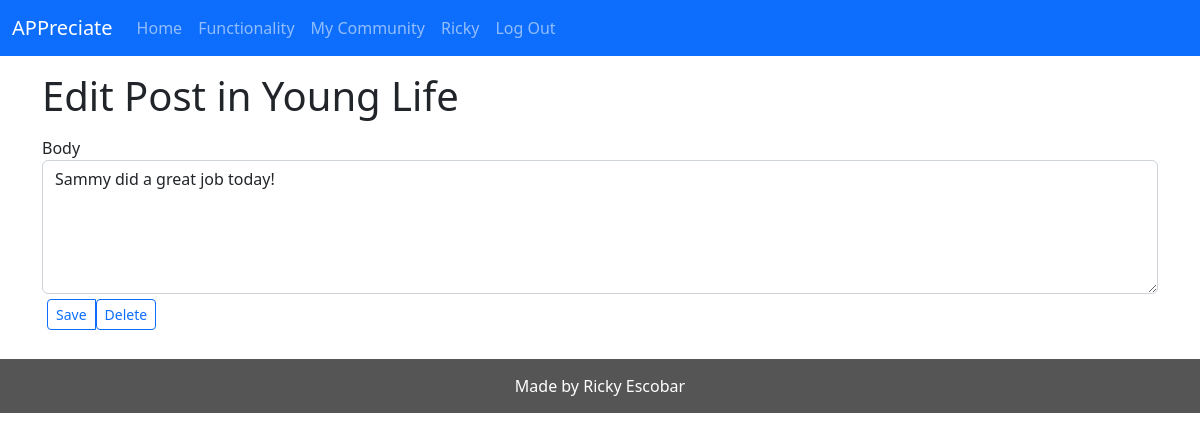
/6/update (signed in), run on the app's committed database.
### tables this page shows
CREATE TABLE user (
  id INTEGER PRIMARY KEY AUTOINCREMENT,
  username TEXT UNIQUE NOT NULL,
  password TEXT NOT NULL
);

CREATE TABLE post (
  id INTEGER PRIMARY KEY AUTOINCREMENT,
  author_id INTEGER NOT NULL,
  created TIMESTAMP NOT NULL DEFAULT CURRENT_TIMESTAMP,
  body TEXT NOT NULL,
  community_name TEXT NOT NULL,
  FOREIGN KEY (author_id) REFERENCES user (id),
  FOREIGN KEY (community_name) REFERENCES community (name)
);

### website/views.py (the view, shortened to what this page needs)
@views.route('/<int:id>/update', methods=('GET','POST'))
@login_required
def update(id):
    post = get_post(id)
    return render_template('views/update.html', post=post)

### website/auth.py (called while the page is built)
@auth.before_app_request
def load_logged_in_user():
    user_id = session.get('user_id')
    if user_id is None:
        g.user = None
    else:
        g.user = get_db().execute(
            'SELECT * FROM user WHERE id = ?', (user_id,)
        ).fetchone()

def login_required(view):
    @functools.wraps(view)
    def wrapped_view(**kwargs):
        if g.user is None:
            return redirect(url_for('auth.login'))
        return view(**kwargs)
    return wrapped_view

### website/db.py (called while the page is built)
def get_db():
    if 'db' not in g:
        g.db = sqlite3.connect(
            current_app.config['DATABASE'],
            detect_types=sqlite3.PARSE_DECLTYPES
        )
        g.db.row_factory = sqlite3.Row
    return g.db

### website/views.py (called while the page is built)
@views.after_request
def after_request(response):
    response.headers["Cache-Control"] = "no-cache, no-store, must-revalidate"
    response.headers["Expires"] = 0
    response.headers["Pragma"] = "no-cache"
    return response

def get_post(id, check_author=True):
    post = get_db().execute(
        'SELECT p.id, body, created, author_id, community_name, username'
        ' FROM post p JOIN user u ON p.author_id = u.id'
        ' WHERE p.id = ?',
        (id,)
    ).fetchone()
    if post is None:
        abort(404, f"Post id {id} doesn't exist.")
    if check_author and post['author_id'] != g.user['id']:
        abort(403)
    return post

### website/templates/views/update.html
{% extends 'layout.html' %}
{% block header %}
  <h1>{% block title %}Edit Post in {{ post['community_name'] }} {% endblock %}</h1>
{% endblock %}
{% block main %}
<form id="update_post" method="post">
  <label for="body">Body</label>
  <textarea class="form-control" rows="5" name="body" id="body">{{ request.form['body'] or post['body'] }}</textarea>
</form>
<div class="btn-group" style="padding: 5px;">
  <input form="update_post" class="btn btn-outline-primary btn-sm" type="submit" value="Save"/>
  <form action="{{ url_for('views.delete', id=post['id']) }}" method="post">
    <input class="btn btn-outline-primary btn-sm" type="submit" value="Delete" onclick="return confirm('Are you sure?');"/>
  </form>
</div>
{% endblock %}

### website/templates/layout.html (shortened to what this page needs)
<!DOCTYPE html>
<html lang="en">
    <head>
        <link href="https://cdn.jsdelivr.net/npm/bootstrap@5.2.2/dist/css/bootstrap.min.css" rel="stylesheet">
        <link rel="stylesheet" href="{{ url_for('static', filename='styles.css') }}">
    </head>
        <body>
            <nav class="navbar navbar-expand-lg navbar-dark bg-primary">
                <div class="container-fluid">
                <a class="navbar-brand text-white" href="/">APPreciate</a>
                <div class="collapse navbar-collapse" id="navbarSupportedContent">
                    <ul class="navbar-nav me-auto mb-2 mb-lg-0">
                    <li class="nav-item">
                        <a class="nav-link" aria-current="page" href="/">Home</a>
                    </li>
                    <li class="nav-item">
                        <a class="nav-link" href="{{ url_for('views.functionality') }}">Functionality</a>
                    </li>
                    <li class="nav-item">
                        <a class="nav-link" href="{{ url_for('community.my_community') }}">My Community</a>
                    </li>
                    {% if g.user %}
                    <li class="nav-item">
                        <a class="nav-link">{{ g.user['username'] }}</a>
                    </li>
                    <li class="nav-item">
                        <a class="nav-link" href="{{ url_for('auth.logout') }}">Log Out</a>
                    </li>
                    {% endif %}
                    </ul>
                </div>
                </div>
            </nav>
        <header class="container">
            {% block header %}{% endblock %}
        </header>
        <main>
            <div class="container">
            {% block main %}{% endblock %}
            </div>
        </main>
        <br />
        <footer class="container-fluid text-center">
            Made by Ricky Escobar
        </footer>
    </body>
</html>

### website/static/styles.css (style rules this page uses)
footer { background-color: #555; color: white; padding: 15px; }

### data on the page
user: user.username "Ricky"
post: community_name "Young Life", body "Sammy did a great job today!"
